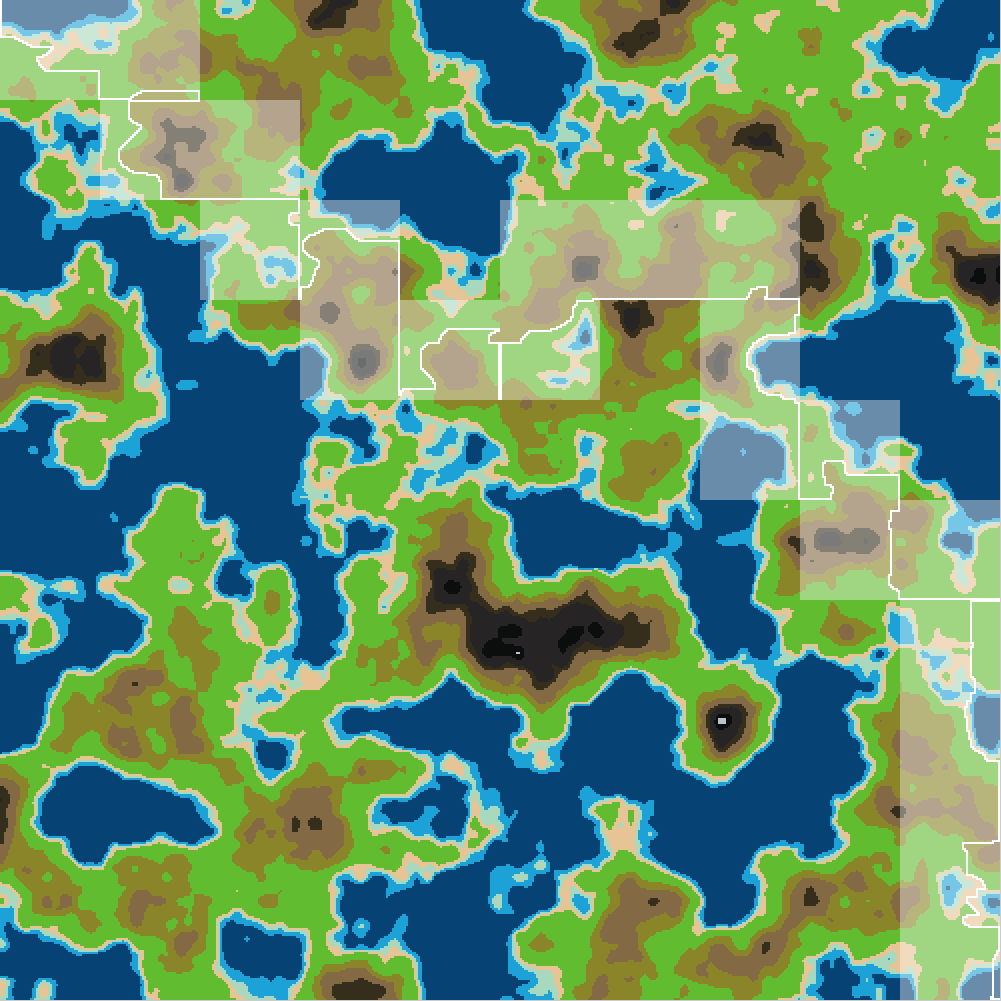
Frame 1 (no input)
Frame 60 (the mouse pressed at the canvas centre just before this capture): identical to frame 1, image omitted
Frame 120 (the mouse held since frame 60 and released just before this capture): identical to frame 1, image omitted

The Processing sketch that drew this single still picture (run headless with seeded random() and noise(); from frame 60 on, the mouse is pressed at the canvas centre):

// Processing sketch: ChunkedTerrainPathfinding
// ── ChunkedTerrainPathfinding.pde
boolean mapEditingEnabled = false;

float mapSeed;
float mapSmoothness;
float regenerationRadius = 1150;

ChunkedTerrainMap map;
ArrayList<Chunk> chunkPath_;
ArrayList<Chunk> chunkPath = new ArrayList<Chunk>();
ArrayList<Tile> tilePath = new ArrayList<Tile>();

void setup() {
    size(1000, 1000);
    mapSeed = random(width << (int)random(height));
    mapSmoothness = 45;

    map = new ChunkedTerrainMap(new Shape(50, 50), 2, true);
    println(String.format("Map Shape: [%d, %d]", map.shapeInTiles.w, map.shapeInTiles.h));
    println(String.format("Canvas Shape: [%d, %d]", ceil(map.shapeInTiles.w * map.tileLength) + 1, ceil(map.shapeInTiles.h * map.tileLength) + 1));

    // add terrain types to generate
    map.addTerrain("deepWater", 25, new float[]{0, 0.4}, color(6, 66, 115));
    map.addTerrain("water", 10, new float[]{0.4, 0.43}, color(29, 162, 216));
    map.addTerrain("shallowWater", 5, new float[]{0.43, 0.45}, color(168, 216, 189));
    map.addTerrain("sandBank", 3, new float[]{0.45, 0.47}, color(231, 196, 150));
    map.addTerrain("plains", 1, new float[]{0.47, 0.57}, color(98, 188, 47));
    map.addTerrain("marsh", 2, new float[]{0.57, 0.63}, color(138, 133, 40));
    map.addTerrain("mountainFoot", 3, new float[]{0.63, 0.7}, color(131, 106, 68));
    map.addTerrain("mountainLow", 5, new float[]{0.7, 0.74}, color(54, 46, 28));
    map.addTerrain("mountainHigh", 8, new float[]{0.74, 0.81}, color(38, 36, 36));
    map.addTerrain("mountainVeryHigh", 11, new float[]{0.81, 0.85}, color(12, 14, 13));
    map.addTerrain("mountainPeak", 20, new float[]{0.85, 0.9}, color(185, 195, 205));
    map.addTerrain("mountainSnowPeak", 30, new float[]{0.9, 1}, color(255, 250, 250));

    //map.generateTerrain(random(millis() << 23), 45);
    map.generateTerrain(mapSeed, mapSmoothness);
    println(String.format("Map Seed: %d | Map Smoothness: %d", (int)mapSeed, (int)mapSmoothness));

    windowResize(ceil(map.shapeInTiles.w * map.tileLength) + 1, ceil(map.shapeInTiles.h * map.tileLength) + 1);
    map.show(true); // true, false

    // init start and end tiles
    Tile startTile = map.tileAt(0, 0);
    Tile endTile = map.tileAt(map.shapeInTiles.w - 1, map.shapeInTiles.h - 1);

    // do chunk-wise pathfinding and reverse
    chunkPath_ = map.pathfindChunks(startTile, endTile);
    for (int i = chunkPath_.size() - 1; i >= 0; i--) {
        chunkPath.add(chunkPath_.get(i));
    }

    //init neighbours only for chunks in path
    for (int i = 0; i < chunkPath.size() - 1; i++) {
        Chunk nextChunk = chunkPath.get(i + 1);
        Chunk chunk = chunkPath.get(i);

        Tile[] chunkBorder = null;
        Tile[] nextChunkBorder = null;

        // find side of next chunk that's connected to current chunk
        if (nextChunk.pos.x - chunk.pos.x == 1) {
            // if next is on the right
            chunkBorder = chunk.getColumn(chunk.chunkShape.w - 1);
            nextChunkBorder = nextChunk.getColumn(0);
        } else if (nextChunk.pos.x - chunk.pos.x == -1) {
            // if next is on the left
            chunkBorder = chunk.getColumn(0);
            nextChunkBorder = nextChunk.getColumn(nextChunk.chunkShape.w - 1);
        } else if (nextChunk.pos.y - chunk.pos.y == 1) {
            // if next is on the bottom
            chunkBorder = chunk.getRow(chunk.chunkShape.h - 1);
            nextChunkBorder = nextChunk.getRow(0);
        } else if (nextChunk.pos.y - chunk.pos.y == -1) {
            // if next is on the top
            chunkBorder = chunk.getRow(0);
            nextChunkBorder = nextChunk.getRow(nextChunk.chunkShape.h - 1);
        }

        // find pair of tiles between associative arrays with lowest sum
        double minTileSum = Double.POSITIVE_INFINITY;
        Tile minChunkTile = null;
        Tile minNextChunkTile = null;
        for (int j = 0; j < chunkBorder.length; j++) {
            float tileSum = chunkBorder[j].traverseDifficulty + nextChunkBorder[j].traverseDifficulty;
            tileSum += abs(chunkBorder[j].globalPos.x - endTile.globalPos.x) + abs(chunkBorder[j].globalPos.y - endTile.globalPos.y);
            tileSum += abs(nextChunkBorder[j].globalPos.x - endTile.globalPos.x) + abs(nextChunkBorder[j].globalPos.y - endTile.globalPos.y);

            if (tileSum < minTileSum) {
                minTileSum = tileSum;
                minChunkTile = chunkBorder[j];
                minNextChunkTile = nextChunkBorder[j];
            }
        }
        chunk.endTile = minChunkTile;
        nextChunk.startTile = minNextChunkTile;
    }

    // init start and end tiles in their respective chunks
    map.chunkWith(startTile).startTile = startTile;
    map.chunkWith(endTile).endTile = endTile;

    for (Chunk chunk : chunkPath) {
        chunk.initNeighbours();
        ArrayList<Tile> chunkTilePath = chunk.pathfindTiles();

        for (Tile tile : chunkTilePath) {
            tile.clr = color(255);
        }
    }
}


void draw() {
    //background(0);
    //println(frameRate);
    map.show(false); // true, false

    for (int i = 0; i < chunkPath.size(); i++) {
        Chunk chunk = chunkPath.get(i);
        fill(255, 255, 255, 100);
        noStroke();
        rect(
            chunk.pos.x * chunk.chunkShape.w * chunk.tileLength,
            chunk.pos.y * chunk.chunkShape.h * chunk.tileLength,
            chunk.chunkShape.w * chunk.tileLength, chunk.chunkShape.h * chunk.tileLength
            );
    }

    if (mousePressed && mapEditingEnabled) {
        //store tiles to be changed
        ArrayList<Tile> tilesChanged = new ArrayList<Tile>();

        // iterate over tiles in map
        for (int y = 0; y < map.shapeInTiles.h; y++) {
            for (int x = 0; x < map.shapeInTiles.w; x++) {
                Tile tile = map.tileAt(x, y);

                // if close enough to mouse
                float d = dist(mouseX, mouseY, tile.globalPos.x * map.tileLength, tile.globalPos.y * map.tileLength);
                if (d < regenerationRadius && !tile.wasTerraformed) {
                    tilesChanged.add(tile);
                    tile.wasTerraformed = true;
                }
            }
        }

        //regenerate terrain for those tiles
        Tile[] tilesChangedArr = new Tile[tilesChanged.size()];
        tilesChangedArr = tilesChanged.toArray(tilesChangedArr);
        map.regenerateTerrainAt(tilesChangedArr, mapSeed, mapSmoothness, regenerationRadius, "depress");
    }
}

void mouseReleased() {
    // iterate over tiles in map
    for (int y = 0; y < map.shapeInTiles.h; y++) {
        for (int x = 0; x < map.shapeInTiles.w; x++) {
            map.tileAt(x, y).wasTerraformed = false;
        }
    }
}

// ── Chunk.pde
public class Chunk {
    public Pos pos;
    public Shape chunkShape;
    public float tileLength;

    public Tile[][] tiles;

    public color clr = color(255, 0, 0);

    public ArrayList<Chunk> neighbours = new ArrayList<Chunk>();
    public float traverseDifficulty = 0;
    public float f = 0;
    public float g = 0;
    public float h = 0;
    public Chunk previous;

    public Tile startTile;
    public Tile endTile;

    public Chunk(Shape chunkShape_, float tileLength_, int x_, int y_) {
        pos = new Pos(x_, y_);
        chunkShape = chunkShape_;
        tileLength = tileLength_;

        // init tiles in chunk with local and global pos
        tiles = new Tile[chunkShape.h][chunkShape.w];
        for (int y = 0; y < chunkShape.h; y++) {
            for (int x = 0; x < chunkShape.w; x++) {
                tiles[y][x] = new Tile(this, x, y);
            }
        }
    }

    public Tile tileAt(int localX, int localY) {
        return tiles[localY][localX];
    }

    public Tile[] getRow(int index) {
        return tiles[index];
    }

    public Tile[] getColumn(int index) {
        Tile[] column = new Tile[chunkShape.h];
        for (int i = 0; i < tiles.length; i++) {
            column[i] = tiles[i][index];
        }
        return column;
    }

    public void initNeighbours() {
        // iterate over tiles
        for (int y = 0; y < chunkShape.h; y++) {
            for (int x = 0; x < chunkShape.w; x++) {
                // iterate over 4 neighbours of chunks
                for (int j = -1; j <= 1; j++) {
                    for (int i = -1; i <= 1; i++) {
                        if (abs(i) == abs(j)) continue;

                        // try catch to ignore invalid positions
                        try {
                            tiles[y][x].neighbours.add(tiles[y + j][x + i]);
                        }
                        catch (Exception e) {
                            continue;
                        }
                    }
                }
            }
        }
    }

    public ArrayList<Tile> pathfindTiles() {
        // init A* stuff
        ArrayList<Tile> path = new ArrayList<Tile>();
        ArrayList<Tile> openSet = new ArrayList<Tile>();
        ArrayList<Tile> closedSet = new ArrayList<Tile>();
        openSet.add(startTile);

        // A* loop
        while (openSet.size() > 0) {
            // get chunk with lowest cost
            int lowestCostIndex = 0;
            for (int i = 0; i < openSet.size(); i++) {
                if (openSet.get(i).f < openSet.get(lowestCostIndex).f) {
                    lowestCostIndex = i;
                }
            }
            Tile currentTile = openSet.get(lowestCostIndex);

            // if end goal reached, break out of loop
            if (currentTile == endTile) break;

            // preemptively move current chunk from open to closed set
            openSet.remove(currentTile);
            closedSet.add(currentTile);

            // iterate over and evaluate chunk neighbours
            ArrayList<Tile> neighbours = currentTile.neighbours;
            for (int i = 0; i < neighbours.size(); i++) {
                Tile neighbour = neighbours.get(i);

                // if neighbour in closed set, ignore, else get step count to neighbour
                if (closedSet.contains(neighbour)) continue;
                float tempG = currentTile.g + neighbour.traverseDifficulty;

                // if neighbour in open set and the reevaluated g is smaller than its current g
                if (openSet.contains(neighbour)) {
                    if (tempG < neighbour.g) {
                        neighbour.g = tempG;
                    }
                } else {
                    neighbour.g = tempG;
                    openSet.add(neighbour);
                }

                // calculate total cost to move to neighbouring chunk
                neighbour.h = heuristic(neighbour, endTile);
                neighbour.f = neighbour.g + neighbour.h;

                // chain current chunk as neighbour's previous to get path
                neighbour.previous = currentTile;
            }
        }
        
        // build path by working backwards
        Tile tempTile = endTile;
        path.add(endTile);
        while (tempTile.previous != null) {
            path.add(tempTile.previous);
            tempTile = tempTile.previous;
        }
        return path;
    }
}

public float heuristic(Tile A, Tile B) {
    return (float)(abs(A.chunkPos.x - B.chunkPos.x) + abs(A.chunkPos.y - B.chunkPos.y));
}

// ── ChunkedTerrainMap.pde
public class ChunkedTerrainMap {
    public Shape shapeInChunks;
    public Shape shapeInTiles;
    public Shape chunkShape;
    public float tileLength;

    public Chunk[][] chunks;

    public ArrayList<TerrainType> terrainTypes = new ArrayList<TerrainType>();

    public ChunkedTerrainMap(Shape chunkShape_, float tileLength_, boolean initNeighbours) {
        // basic init and assignment
        tileLength = tileLength_;
        chunkShape = chunkShape_;

        // calculate and round shape in tiles and round again to chunks
        shapeInTiles = new Shape(round(width / tileLength), round(height / tileLength));
        shapeInTiles.w -= shapeInTiles.w % chunkShape.w;
        shapeInTiles.h -= shapeInTiles.h % chunkShape.h;
        shapeInChunks = new Shape(shapeInTiles.w / chunkShape.w, shapeInTiles.h / chunkShape.h);

        // init chunk data as 2D array of Chunks
        chunks = new Chunk[shapeInChunks.h][shapeInChunks.w];
        for (int y = 0; y < shapeInChunks.h; y++) {
            for (int x = 0; x < shapeInChunks.w; x++) {
                chunks[y][x] = new Chunk(chunkShape, tileLength, x, y);
            }
        }

        // prep map for pathfinding
        if (initNeighbours) {
            for (int y = 0; y < shapeInChunks.h; y++) {
                for (int x = 0; x < shapeInChunks.w; x++) {
                    // iterate over 4 neighbours of chunks
                    for (int j = -1; j <= 1; j++) {
                        for (int i = -1; i <= 1; i++) {
                            if (abs(i) == abs(j)) continue;

                            // try catch to ignore invalid positions
                            try {
                                chunks[y][x].neighbours.add(chunks[y + j][x + i]);
                            }
                            catch (Exception e) {
                                continue;
                            }
                        }
                    }
                }
            }
        }
    }

    public Chunk chunkAt(int x, int y) {
        return chunks[y][x];
    }

    public Tile tileAt(int globalX, int globalY) {
        Chunk chunk = chunkAt(floor(globalX / chunkShape.w), floor(globalY / chunkShape.h));
        Tile tile = chunk.tileAt(globalX % chunkShape.w, globalY % chunkShape.h);
        return tile;
    }

    public Chunk chunkWith(Tile tile) {
        return chunkAt(floor(tile.globalPos.x / chunkShape.w), floor(tile.globalPos.y / chunkShape.h));
    }

    public void addTerrain(String terrainName, float traverseDifficulty, float[] threshold, color clr) {
        terrainTypes.add(new TerrainType(terrainName, traverseDifficulty, threshold, clr));
    }

    public void generateTerrain(float seed, float smoothness) {
        noiseSeed((long)seed);

        // normalize traverse difficulty values to between 0 and 1
        double minVal = Double.POSITIVE_INFINITY;
        double maxVal = Double.NEGATIVE_INFINITY;
        for (TerrainType terrain : terrainTypes) {
            if (terrain.traverseDifficulty < minVal) minVal = terrain.traverseDifficulty;
            else if (terrain.traverseDifficulty > maxVal) maxVal = terrain.traverseDifficulty;
        }
        for (TerrainType terrain : terrainTypes) {
            terrain.traverseDifficulty = map(terrain.traverseDifficulty, (float)minVal, (float)maxVal, 0, 100);
        }
        

        // iterate over tiles in map
        for (int y = 0; y < shapeInTiles.h; y++) {
            for (int x = 0; x < shapeInTiles.w; x++) {

                // get noise value for tile at position
                Tile tile = tileAt(x, y);
                float tileNoise = noise(x / smoothness, y / smoothness);

                // map tile noise values to terrain types
                for (int i = 0; i < terrainTypes.size(); i++) {
                    TerrainType terrain = terrainTypes.get(i);
                    if (tileNoise >= terrain.threshold[0] && tileNoise < terrain.threshold[1]) {
                        tile.setTerrain(terrain);
                        break;
                    }
                }
            }
        }

        // calculate traverse difficulty by chunks
        for (int y = 0; y < shapeInChunks.h; y++) {
            for (int x = 0; x < shapeInChunks.w; x++) {
                Chunk chunk = chunkAt(x, y);

                for (int j = 0; j < chunk.chunkShape.h; j++) {
                    for (int i = 0; i < chunk.chunkShape.w; i++) {
                        chunk.traverseDifficulty += chunk.tileAt(i, j).traverseDifficulty;
                    }
                }
            }
        }
    }

    public void regenerateTerrainAt(Tile[] tiles, float seed, float smoothness, float radius, String mode) {
        noiseSeed((long)seed);

        for (int i = 0; i < tiles.length; i++) {
            Tile tile = tiles[i];
            float tileNoise = noise(tile.globalPos.x / smoothness, tile.globalPos.y / smoothness);

            if (mode != "none") {
                float d = dist(mouseX, mouseY, tile.globalPos.x * tileLength, tile.globalPos.y * tileLength);
                float multiplier = map(d, 0, radius, 0.05, 0);

                if (mode == "elevate") tileNoise += tileNoise * multiplier;
                if (mode == "depress") tileNoise -= tileNoise * multiplier;

                tileNoise = constrain(tileNoise, 0, 1);
            }

            // map tile noise values to terrain types
            for (int j = 0; j < terrainTypes.size(); j++) {
                TerrainType terrain = terrainTypes.get(j);
                if (tileNoise >= terrain.threshold[0] && tileNoise < terrain.threshold[1]) {
                    tile.setTerrain(terrain);
                    break;
                }
            }
        }
    }

    public ArrayList<Chunk> pathfindChunks(Tile start, Tile end) {
        // get chunks containing start and end tile
        Chunk startChunk = chunkWith(start);
        Chunk endChunk = chunkWith(end);

        // init A* stuff
        ArrayList<Chunk> path = new ArrayList<Chunk>();
        ArrayList<Chunk> openSet = new ArrayList<Chunk>();
        ArrayList<Chunk> closedSet = new ArrayList<Chunk>();
        openSet.add(startChunk);

        // A* loop
        while (openSet.size() > 0) {
            // get chunk with lowest cost
            int lowestCostIndex = 0;
            for (int i = 0; i < openSet.size(); i++) {
                if (openSet.get(i).f < openSet.get(lowestCostIndex).f) {
                    lowestCostIndex = i;
                }
            }
            Chunk currentChunk = openSet.get(lowestCostIndex);

            // if end goal reached, break out of loop
            if (currentChunk == endChunk) break;

            // preemptively move current chunk from open to closed set
            openSet.remove(currentChunk);
            closedSet.add(currentChunk);

            // iterate over and evaluate chunk neighbours
            ArrayList<Chunk> neighbours = currentChunk.neighbours;
            for (int i = 0; i < neighbours.size(); i++) {
                Chunk neighbour = neighbours.get(i);

                // if neighbour in closed set, ignore, else get step count to neighbour
                if (closedSet.contains(neighbour)) continue;
                float tempG = currentChunk.g + neighbour.traverseDifficulty;

                // if neighbour in open set and the reevaluated g is smaller than its current g
                if (openSet.contains(neighbour)) {
                    if (tempG < neighbour.g) {
                        neighbour.g = tempG;
                    }
                } else {
                    neighbour.g = tempG;
                    openSet.add(neighbour);
                }

                // calculate total cost to move to neighbouring chunk
                neighbour.h = heuristic(neighbour, endChunk);
                neighbour.f = neighbour.g + neighbour.h;

                // chain current chunk as neighbour's previous to get path
                neighbour.previous = currentChunk;
            }
        }

        // build path by working backwards
        Chunk tempChunk = endChunk;
        path.add(endChunk);
        while (tempChunk.previous != null) {
            path.add(tempChunk.previous);
            tempChunk = tempChunk.previous;
        }
        return path;
    }

    public void show(boolean drawChunks) {
        // iterate over chunks
        for (int y = 0; y < shapeInChunks.h; y++) {
            for (int x = 0; x < shapeInChunks.w; x++) {
                Chunk chunk = chunkAt(x, y);

                // iterate over tiles in chunk
                for (int j = 0; j < chunk.chunkShape.h; j++) {
                    for (int i = 0; i < chunk.chunkShape.w; i++) {
                        Tile tile = chunk.tileAt(i, j);

                        fill(tile.clr);
                        noStroke();
                        rect(tile.globalPos.x * tileLength, tile.globalPos.y * tileLength, tileLength, tileLength);
                    }
                }

                // if want to draw chunks over tiles
                if (drawChunks) {
                    noFill();
                    stroke(chunk.clr);
                    rect(x * chunkShape.w * tileLength, y * chunkShape.h * tileLength, chunkShape.w * tileLength, chunkShape.h * tileLength);
                    fill(0);
                    text(chunk.f, x * chunkShape.w * tileLength + (chunkShape.w * tileLength) / 4, y * chunkShape.h * tileLength + (chunkShape.h * tileLength) / 2);
                }
            }
        }
    }
}


public float heuristic(Chunk A, Chunk B) {
    return (float)((abs(A.pos.x - B.pos.x) + abs(A.pos.y - B.pos.y)));
}

// ── Pos.pde
public class Pos {
    public float x;
    public float y;

    public Pos(float x_, float y_) {
        x = x_;
        y = y_;
    }
}

// ── Shape.pde
public class Shape {
    public int w;
    public int h;

    public Shape(int w_, int h_) {
        w = w_;
        h = h_;
    }
}

// ── TerrainType.pde
public class TerrainType {
    public String terrainName;
    public float traverseDifficulty;
    public float[] threshold;
    public color clr;
    
    public TerrainType(String terrainName_, float traverseDifficulty_, float[] threshold_, color clr_) {
        terrainName = terrainName_;
        traverseDifficulty = traverseDifficulty_;
        threshold = threshold_;
        clr = clr_;
    }
}

// ── Tile.pde
public class Tile {
    public Pos chunkPos;
    public Pos globalPos;
    
    public String terrainName;
    public float traverseDifficulty;
    public float[] threshold;
    public color clr = color(255);
    
    public boolean wasTerraformed = false;
    
    public ArrayList<Tile> neighbours = new ArrayList<Tile>();
    public float f = 0;
    public float g = 0;
    public float h = 0;
    public Tile previous;
    
    public Tile(Chunk chunk_, int x_, int y_) {
        chunkPos = new Pos(x_, y_);
        globalPos = new Pos(chunk_.pos.x * chunk_.chunkShape.w + x_, chunk_.pos.y * chunk_.chunkShape.h + y_);
    }
    
    public void setTerrain(TerrainType terrain) {
        terrainName = terrain.terrainName;
        traverseDifficulty = terrain.traverseDifficulty;
        clr = terrain.clr;
    }
}
